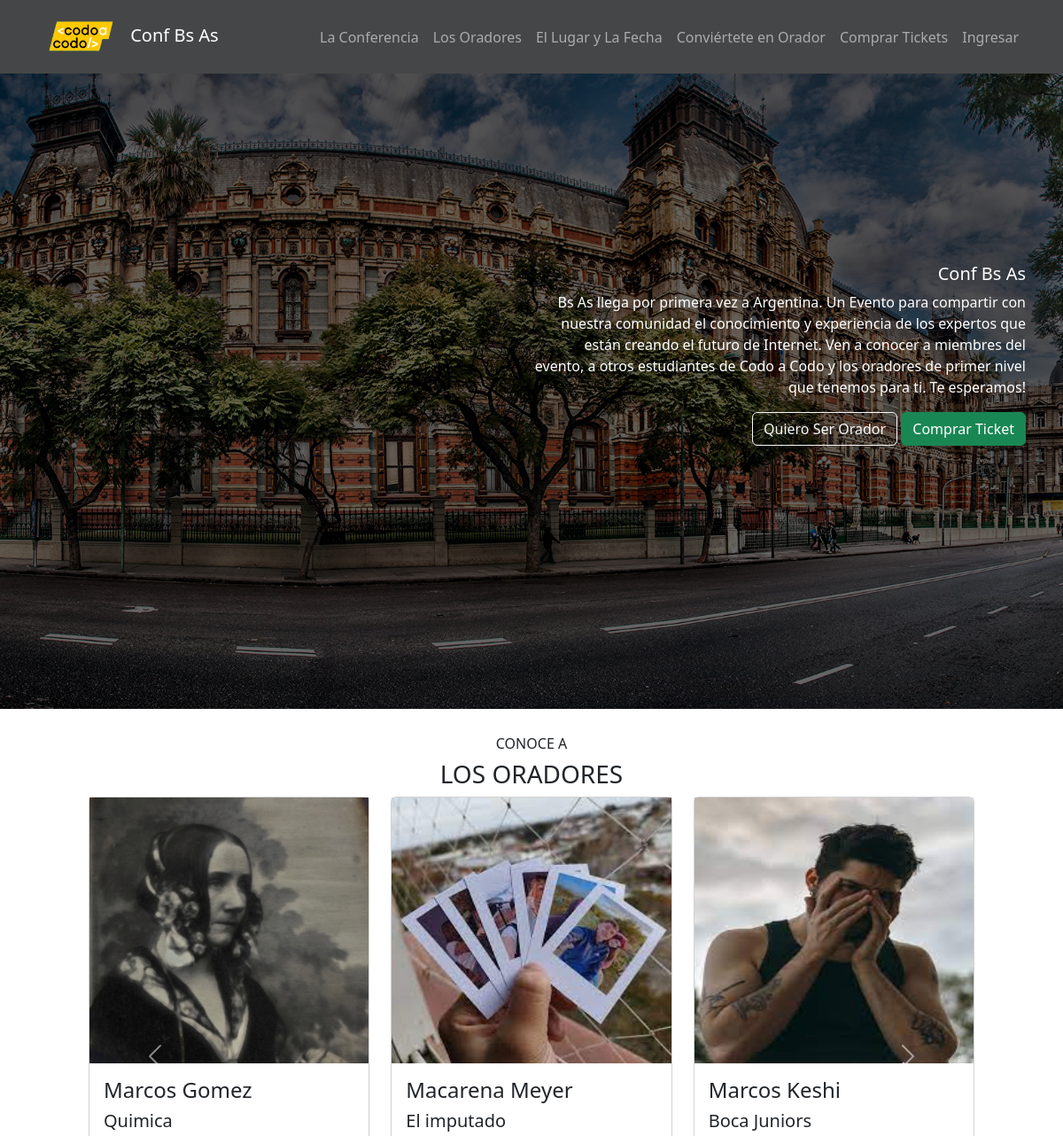
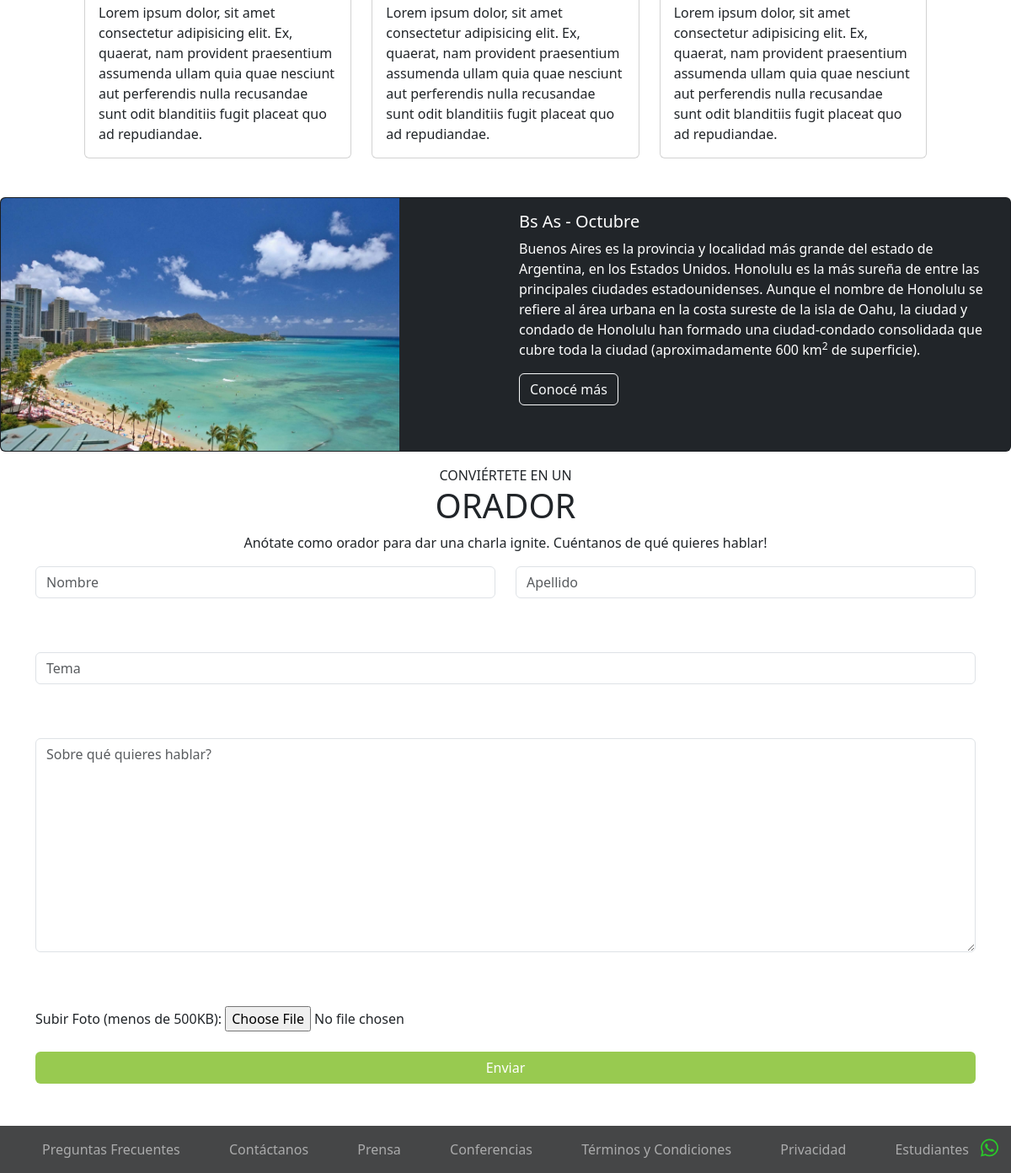
The page / on the database its author committed (2 pictures, top to bottom).
### tables this page shows
CREATE TABLE `oradores` (
  `id_orador` tinyint(11) NOT NULL,
  `nombre` varchar(20) NOT NULL,
  `apellido` varchar(20) NOT NULL,
  `tema` varchar(50) NOT NULL,
  `descripcion_tema` longtext NOT NULL,
  `foto` varchar(100) NOT NULL,
  `aproved` tinyint(1) NOT NULL DEFAULT 0
);

### includes/oradores/carrusel.php (the view, shortened to what this page needs)
<?php
$servername = 'localhost';
$username = 'root';
$password = '';
$dbname = 'integrador_cac';
$conn = new mysqli($servername, $username, $password, $dbname);
$sql = 'SELECT * FROM oradores WHERE aproved = 1';
$result = $conn->query($sql);
if ($result->num_rows > 0) {
    $counter = 0;
    while ($row = $result->fetch_assoc()) {
        if ($counter % 3 == 0) {
            echo '<div data-bs-interval="4000" class="carousel-item ';
            if ($counter == 0) {
                echo ' active';
            }
            echo '"><div class="row" style="display: flex; justify-content: space-evenly">';
        }
        echo '<div class="col-md-4 mb-3">
                <div class="card">
                  <img src="./uploads/'.$row['foto'].'" class="img-fluid" alt="100%x280" />
                  <div class="card-body">
                    <h4 class="card-title">'.$row['nombre'].' '.$row['apellido'].'</h4>
                    <h5 class="card-title">'.$row['tema'].'</h5>
                    <p class="card-text">'.$row['descripcion_tema'].'</p>
                  </div>
                </div>
              </div>';
        ++$counter;
        if ($counter % 3 == 0) {
            echo '</div></div>';
        }
    }
    if ($counter % 3 != 0) {
        echo '</div></div>';
    }
} else {
    echo 'No se encontraron oradores aprobados.';
}

### includes/header.php (shortened to what this page needs)
<!DOCTYPE html>
<html lang="es">
<head>
  <link href="https://cdn.jsdelivr.net/npm/bootstrap@5.3.2/dist/css/bootstrap.min.css" rel="stylesheet" />
  <link rel="stylesheet" href="./css/styles.css" />
</head>
<body>
  <header>
    <nav class="navbar fixed-top navbar-expand-lg navbar-dark" style="background-color: #454647">
      <div class="container">
        <a class="navbar-brand" href="<?php echo BASE_URL.'index.php'; ?> ">
          <img src="<?php echo BASE_URL.'/img/codoacodo.png'; ?>" alt="Logo Codo a Codo 4.0" width="100" height style="vertical-align: middle" />
          Conf Bs As
        </a>
        <div class="collapse navbar-collapse flex-row-reverse" id="navbarNav">
          <ul class="navbar-nav">
            <li class="nav-item">
              <a class="nav-link" href="#">La Conferencia</a>
            </li>
            <li class="nav-item">
              <a class="nav-link" href="#oradores">Los Oradores</a>
            </li>
            <li class="nav-item">
              <a class="nav-link" href="#lugarFecha">El Lugar y La Fecha</a>
            </li>
            <li class="nav-item">
              <a class="nav-link" href="#formulario">Conviértete en Orador</a>
            </li>
            <li class="nav-item">
              <a class="nav-link" href="<?php echo BASE_URL.'pages/comprar-tickets.html'; ?>">Comprar Tickets</a>
            </li>
<?php
if (isset($_SESSION['loggedin']) && $_SESSION['loggedin'] === true) {
    echo '<li class="nav-item"><a class="nav-link" href="'.BASE_URL.'includes/login/logout.php">Salir</a></li>';
} else {
    echo '<li class="nav-item"><a class="nav-link" href="'.BASE_URL.'includes/login/login.php">Ingresar</a></li>';
}
?>
          </ul>
        </div>
      </div>
    </nav>
  </header>

### index.php (shortened to what this page needs)
<?php include_once './includes/header.php'; ?>
<main>
    <div class="banner text-white" style="text-align: right" id="conferencia">
        <div class="container" style="
            display: flex;
            justify-content: flex-end;
            align-items: center;
            height: 800px;
          ">
            <div class="banner-info col-6">
                <h5>Conf Bs As</h5>
                <p>
                    Bs As llega por primera vez a Argentina. Un Evento para compartir
                    con nuestra comunidad el conocimiento y experiencia de los
                    expertos que están creando el futuro de Internet. Ven a conocer a
                    miembres del evento, a otros estudiantes de Codo a Codo y los
                    oradores de primer nivel que tenemos para ti. Te esperamos!
                </p>
                <a href="#" class="btn btn-outline-light">Quiero Ser Orador</a>
                <a href="comprar-tickets.html" class="btn btn-success">Comprar Ticket</a>
            </div>
        </div>
    </div>
    <div class="oradores" id="oradores" style="margin: 30px; margin-left: 100px; margin-right: 100px">
        <h6 class="text-center">CONOCE A</h6>
        <h3 class="text-center">LOS ORADORES</h3>
        <div id="carouselExampleCaptions" class="carousel slide" data-bs-ride="carousel">
            <div class="carousel-indicators">
                <button type="button" data-bs-target="#carouselExampleCaptions" data-bs-slide-to="0" class="active"
                    aria-current="true" aria-label="Slide 1"></button>
                <button type="button" data-bs-target="#carouselExampleCaptions" data-bs-slide-to="1"
                    aria-label="Slide 2"></button>
                <button type="button" data-bs-target="#carouselExampleCaptions" data-bs-slide-to="2"
                    aria-label="Slide 3"></button>
            </div>
            <div class="carousel-inner">
            <?php include_once './includes/oradores/carrusel.php'; ?>
            </div>
            <button class="carousel-control-prev" type="button" data-bs-target="#carouselExampleCaptions"
                data-bs-slide="prev">
                <span class="carousel-control-prev-icon" aria-hidden="true"></span>
            </button>
            <button class="carousel-control-next" type="button" data-bs-target="#carouselExampleCaptions"
                data-bs-slide="next">
                <span class="carousel-control-next-icon" aria-hidden="true"></span>
            </button>
        </div>
    </div>
    <div class="conoce-mas" id="lugarFecha">
        <div class="card bg-dark text-white mb-3">
            <div class="row g-0">
                <div class="col-md-6">
                    <img src="./img/honolulu.jpg" loading="lazy" class="img-fluid rounded-start" alt="..." />
                </div>
                <div class="col-md-6">
                    <div class="card-body">
                        <h5 class="card-title">Bs As - Octubre</h5>
                        <p class="card-text">
                            Buenos Aires es la provincia y localidad más grande del estado
                            de Argentina, en los Estados Unidos. Honolulu es la más sureña
                            de entre las principales ciudades estadounidenses. Aunque el
                            nombre de Honolulu se refiere al área urbana en la costa
                            sureste de la isla de Oahu, la ciudad y condado de Honolulu
                            han formado una ciudad-condado consolidada que cubre toda la
                            ciudad (aproximadamente 600 km<sup>2</sup> de superficie).
                        </p>
                        <a href="#" class="btn btn-outline-light">Conocé más</a>
                    </div>
                </div>
            </div>
        </div>
    </div>
    <?php include_once './includes/oradores/form_oradores.php'; ?>
</main>
<?php include_once './includes/footer.php'; ?>

### includes/oradores/form_oradores.php
<div class="formulario" id="formulario">
    <div class="container">
        <div style="text-align: center">
            <span>CONVIÉRTETE EN UN</span>
            <h1>ORADOR</h1>
            <p>
                Anótate como orador para dar una charla ignite. Cuéntanos de qué
                quieres hablar!
            </p>
        </div>
        <form action="includes/proc_form_oradores.php" method="POST" enctype="multipart/form-data">
            <div class="row mb-3">
                <div class="col">
                    <input class="form-control" type="text" id="nombre" name="nombre" placeholder="Nombre"
                        aria-label="Nombre" required><br><br>
                </div>
                <div class="col">
                    <input class="form-control" type="text" id="apellido" name="apellido" placeholder="Apellido"
                        aria-label="Apellido" required><br><br>
                </div>
            </div>
            <div class="row mb-3">
                <div class="col">
                    <input class="form-control" type="text" id="tema" name="tema" placeholder="Tema" aria-label="Tema"
                        required><br><br>
                </div>
            </div>
            <div class="row mb-3">
                <div class="col">
                    <textarea id="descripcion_tema" name="descripcion_tema" class="form-control"
                        placeholder="Sobre qué quieres hablar?" aria-label="Sobre qué quieres hablar?" cols="30"
                        rows="10" required></textarea><br><br>
                </div>
            </div>
            <label for="foto">Subir Foto (menos de 500KB):</label>
            <input type="file" id="foto" name="foto" accept="image/jpeg, image/png" required><br><br>
            <input type="submit" class="btn mb-3" style="width: 100%; background-color: #98ca50; color: white"
                value="Enviar">
        </form>
    </div>
</div>

### includes/footer.php (shortened to what this page needs)
<footer>
    <nav class="navbar navbar-expand-lg navbar-dark" style="background-color: #454647">
      <div class="container">
        <ul class="navbar-nav" style="justify-content: space-between; width: 100%">
          <li class="nav-item">
            <a class="nav-link" href="#">Preguntas Frecuentes</a>
          </li>
          <li class="nav-item">
            <a class="nav-link" href="#">Contáctanos</a>
          </li>
          <li class="nav-item">
            <a class="nav-link" href="#">Prensa</a>
          </li>
          <li class="nav-item">
            <a class="nav-link" href="#">Conferencias</a>
          </li>
          <li class="nav-item">
            <a class="nav-link" href="#">Términos y Condiciones</a>
          </li>
          <li class="nav-item">
            <a class="nav-link" href="#">Privacidad</a>
          </li>
          <li class="nav-item">
            <a class="nav-link" href="#">Estudiantes</a>
          </li>
        </ul>
      </div>
      <div class="padreWsp">
        <a href="https://www.whatsapp.com" target="_blank">
          <i class="fa-brands fa-whatsapp wsp"></i>
        </a>
      </div>
    </nav>
  </footer>
</body>
</html>

### css/styles.css (style rules this page uses)
.banner { background-image: url("../img/ba1.jpg"); background-size: cover; position: relative; }
.banner::before { content: ""; position: absolute; top: 0px; right: 0px; bottom: 0px; left: 0px; background-color: rgba(0, 0, 0, 0.6); }
.banner-info { position: relative; }
footer { position: fixed; bottom: 0px; left: 0px; right: 0px; margin-bottom: 0px; }
body { margin-bottom: 90px; }
.padreWsp { position: fixed; bottom: 15px; right: 15px; }
.wsp { color: rgb(42, 200, 42); font-size: 1.5rem; }
.img-fluid { max-height: 300px; }

### rows shown on the page
oradores: foto (picture), nombre "Marcos", apellido "Gomez", tema "Quimica", descripcion_tema "Lorem ipsum dolor, sit amet consectetur adipisicing elit. Ex, quaerat, nam provident praesentium assumenda ullam quia quae nesciunt aut perferendis nulla recusandae sunt odit blanditiis fugit placeat quo ad repudiandae."
oradores: foto (picture), nombre "Macarena", apellido "Meyer", tema "El imputado", descripcion_tema "Lorem ipsum dolor, sit amet consectetur adipisicing elit. Ex, quaerat, nam provident praesentium assumenda ullam quia quae nesciunt aut perferendis nulla recusandae sunt odit blanditiis fugit placeat quo ad repudiandae."
oradores: foto (picture), nombre "Marcos", apellido "Keshi", tema "Boca Juniors", descripcion_tema "Lorem ipsum dolor, sit amet consectetur adipisicing elit. Ex, quaerat, nam provident praesentium assumenda ullam quia quae nesciunt aut perferendis nulla recusandae sunt odit blanditiis fugit placeat quo ad repudiandae."
